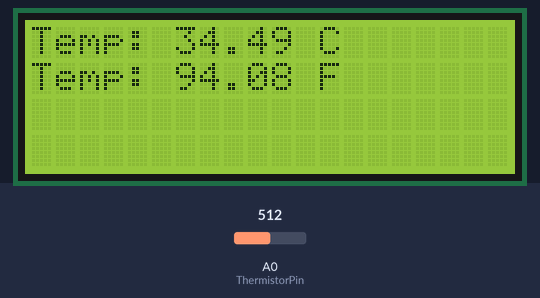
Bench run of a sketch on a simulated Arduino Uno, built with avr-gcc and run on an emulated ATmega328P. Parts: 20×4 character LCD. Inputs (shaded band) come from the test bench; at power-on: A0 (ThermistorPin) = 512.

Above: at 3.3 s.
3.4 s: A0 (ThermistorPin) set to 716
At 3.57 s:
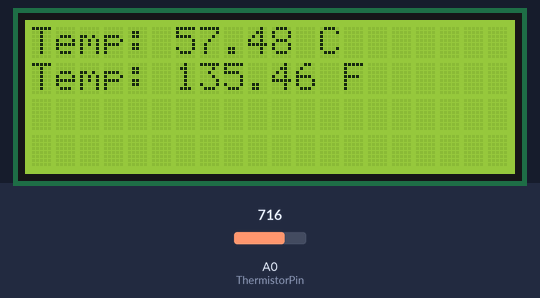
5.1 s: A0 (ThermistorPin) set to 900
At 5.29 s:
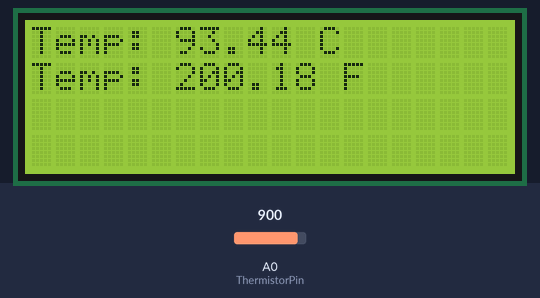
6.7 s: A0 (ThermistorPin) set to 1009
At 7.01 s:
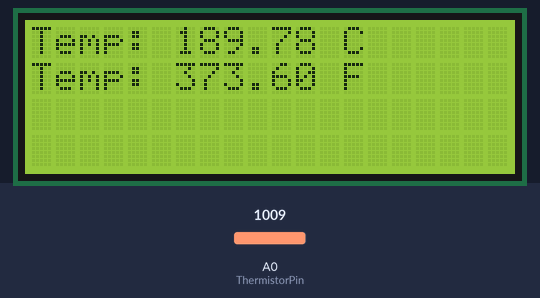
8.5 s: A0 (ThermistorPin) set to 1023
At 8.74 s:
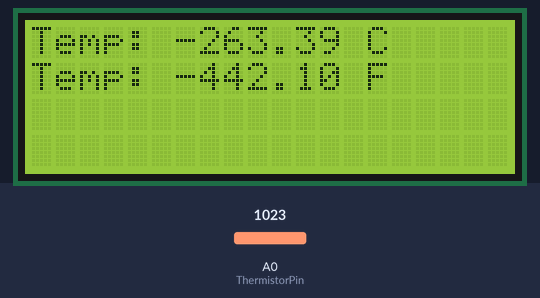

Measured:
- after the input at 5.1 s, the display: first differs from a run without the input after 0.18 s (image 2)
- after the input at 6.7 s, the display: first differs from a run without the input after 0.30 s (image 3)
- after the input at 8.5 s, the display: first differs from a run without the input after 0.23 s (image 4)

The sketch:

sketch_mar19a.ino
```cpp
#include <LiquidCrystal_I2C.h>
#include <Wire.h>
#include <OneWire.h>
#include <DallasTemperature.h>

#define ONE_WIRE_BUS 5

OneWire oneWire(ONE_WIRE_BUS);

LiquidCrystal_I2C lcd(0x27,20,4);

DallasTemperature sensors(&oneWire);

 float Celcius=0;
 float Fahrenheit=0;
 float subValue = 263.39;
 int ThermistorPin = 0;
 int Vo;
 float R1 = 10000;
 float logR2, R2, T, Tc, Tf;
 float c1 = 1.009249522e-03, c2 = 2.378405444e-04, c3 = 2.019202697e-07;
 String topLine = "Oak Valley";
 String bottomLine = "GO FALCONS!!";

void setup(void)
{

  Serial.begin(9600);

  sensors.begin();

lcd.init();
  lcd.init();
  lcd.backlight();
  lcd.setCursor(0,0);
  lcd.print(topLine);
  lcd.setCursor(0,1);
  lcd.print(bottomLine);
   lcd.setCursor(0,2);
  lcd.print("");
   lcd.setCursor(2,3);
  lcd.print("");

  delay(2000);
}

void loop(void)
{


  Vo = analogRead(ThermistorPin);
  R2 = R1 * (1023.0 / (float)Vo - 1.0);
  logR2 = log(R2);
  T = (1.0 / (c1 + c2*logR2 + c3*logR2*logR2*logR2));
  Tc = T - subValue; // - 273.15
  Tf = (Tc * 9.0)/ 5.0 + 32.0;

 lcd.init();
  lcd.init();
  lcd.backlight();
  lcd.setCursor(0,0);
  lcd.print("Temp: ");
  lcd.print(Tc);
  lcd.print(" C");
  lcd.setCursor(0,1);
  lcd.print("Temp: ");
  lcd.print(Tf);
  lcd.print(" F");
   lcd.setCursor(0,2);
  lcd.print("");
   lcd.setCursor(2,3);
  lcd.print("");


}
```
